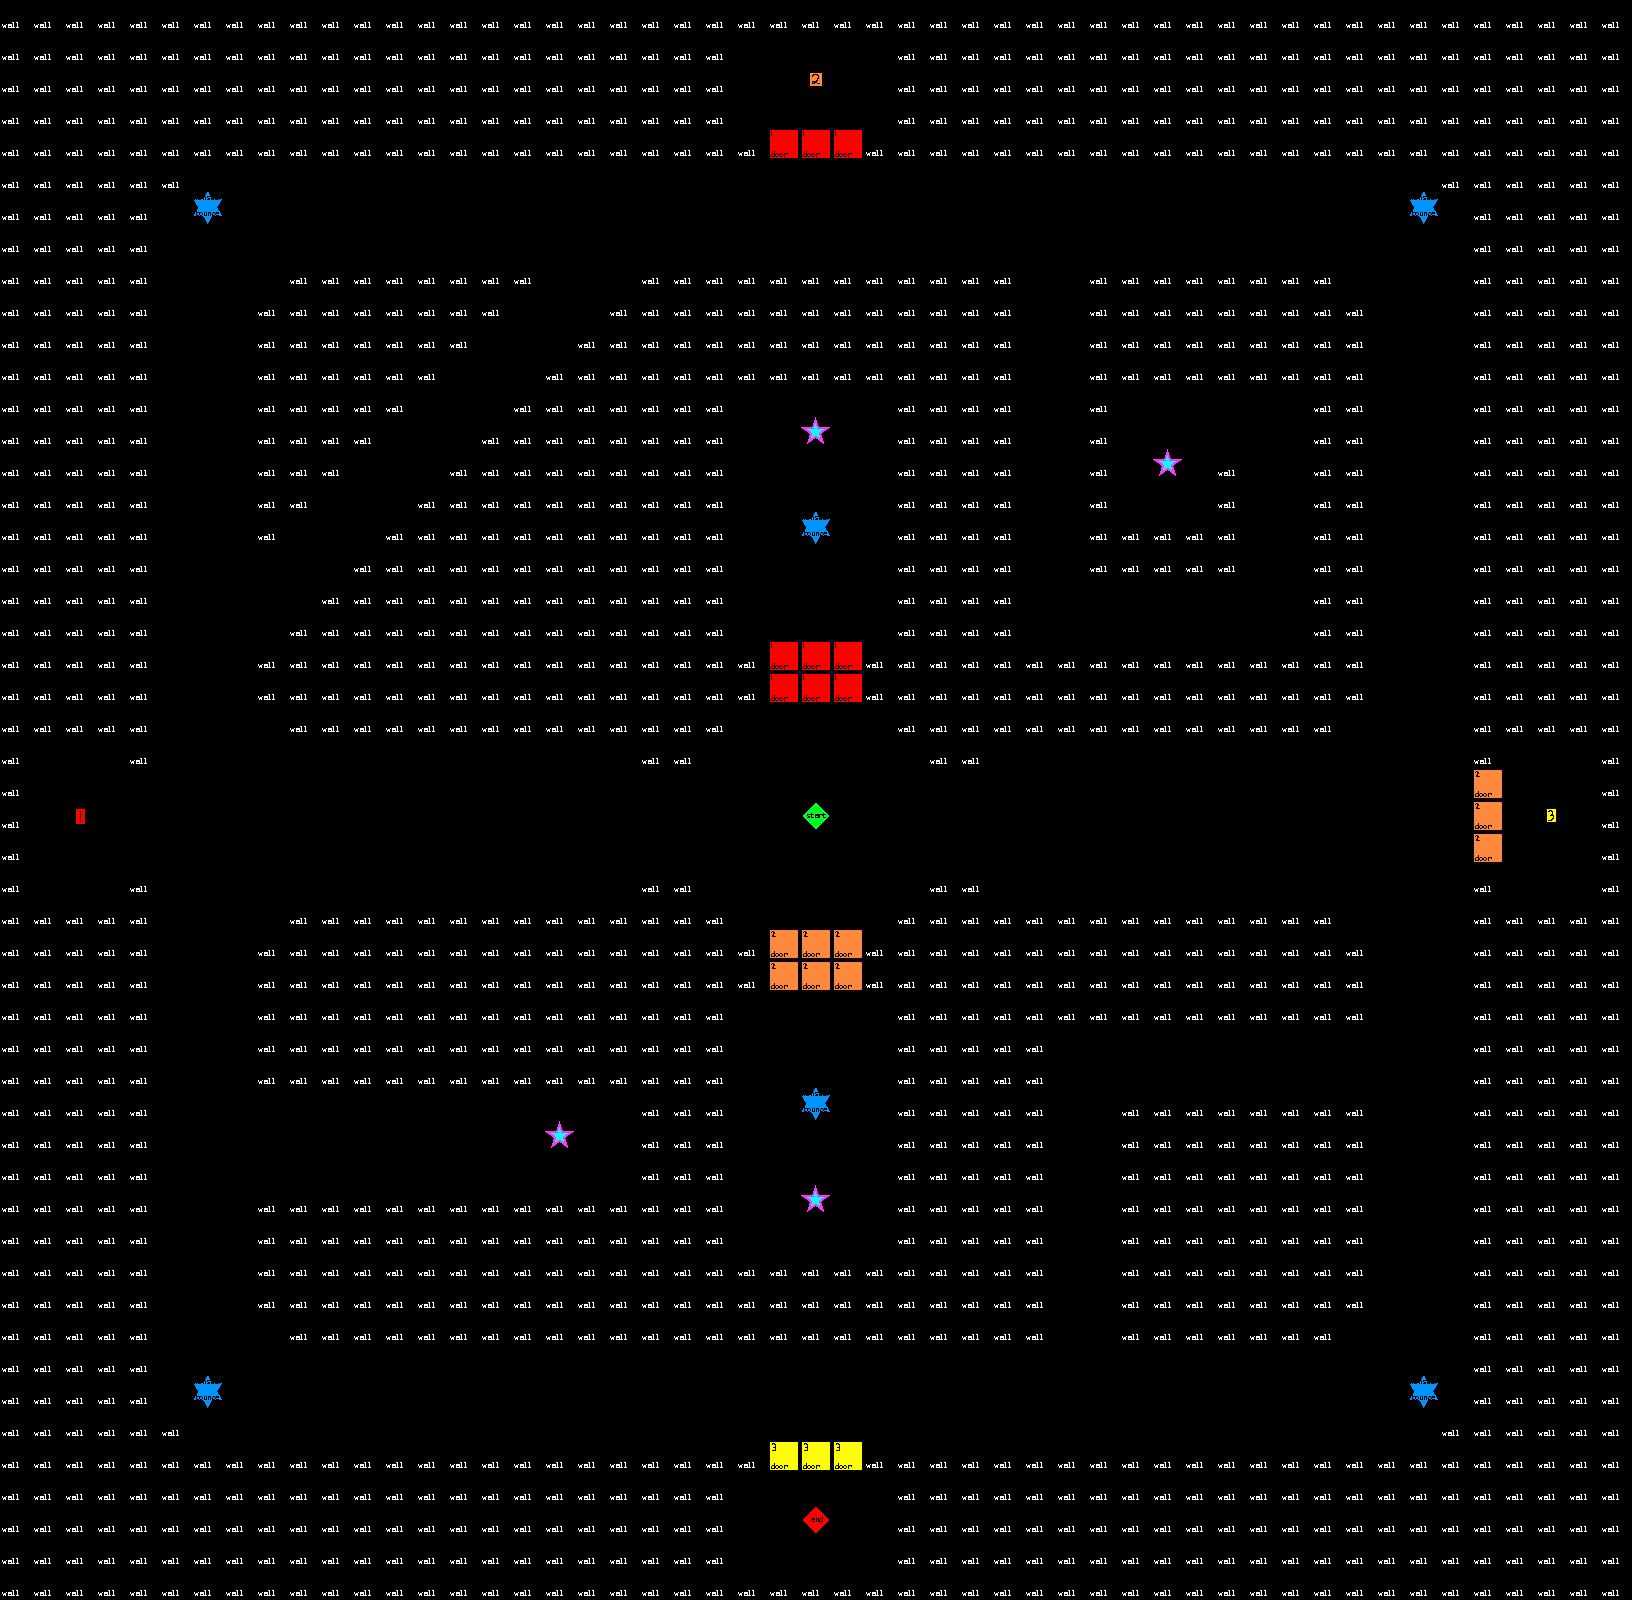

This game map was drawn from its Tiled (.tmx) file and the tilesets committed beside it. A one-line description and the full map source follow:
An orthogonal 51x50 tile map with 32x32 px tiles, 1 tile layer (Tile Layer 1).

<map version="1.0" tiledversion="1.0.3" orientation="orthogonal" renderorder="right-down" width="51" height="50" tilewidth="32" tileheight="32" nextobjectid="1">
 <tileset firstgid="1" name="SampleMap" tilewidth="32" tileheight="32" tilecount="64" columns="8">
  <image source="SampleMap.png" width="256" height="256" />
 </tileset>
 <layer name="Tile Layer 1" width="51" height="50">
  <data encoding="csv">
1,1,1,1,1,1,1,1,1,1,1,1,1,1,1,1,1,1,1,1,1,1,1,1,1,1,1,1,1,1,1,1,1,1,1,1,1,1,1,1,1,1,1,1,1,1,1,1,1,1,1,
1,1,1,1,1,1,1,1,1,1,1,1,1,1,1,1,1,1,1,1,1,1,1,2,2,2,2,2,1,1,1,1,1,1,1,1,1,1,1,1,1,1,1,1,1,1,1,1,1,1,1,
1,1,1,1,1,1,1,1,1,1,1,1,1,1,1,1,1,1,1,1,1,1,1,2,2,4,2,2,1,1,1,1,1,1,1,1,1,1,1,1,1,1,1,1,1,1,1,1,1,1,1,
1,1,1,1,1,1,1,1,1,1,1,1,1,1,1,1,1,1,1,1,1,1,1,2,2,2,2,2,1,1,1,1,1,1,1,1,1,1,1,1,1,1,1,1,1,1,1,1,1,1,1,
1,1,1,1,1,1,1,1,1,1,1,1,1,1,1,1,1,1,1,1,1,1,1,1,11,11,11,1,1,1,1,1,1,1,1,1,1,1,1,1,1,1,1,1,1,1,1,1,1,1,1,
1,1,1,1,1,1,2,2,2,2,2,2,2,2,2,2,2,2,2,2,2,2,2,2,2,2,2,2,2,2,2,2,2,2,2,2,2,2,2,2,2,2,2,2,2,1,1,1,1,1,1,
1,1,1,1,1,2,18,2,2,2,2,2,2,2,2,2,2,2,2,2,2,2,2,2,2,2,2,2,2,2,2,2,2,2,2,2,2,2,2,2,2,2,2,2,18,2,1,1,1,1,1,
1,1,1,1,1,2,2,2,2,2,2,2,2,2,2,2,2,2,2,2,2,2,2,2,2,2,2,2,2,2,2,2,2,2,2,2,2,2,2,2,2,2,2,2,2,2,1,1,1,1,1,
1,1,1,1,1,2,2,2,2,1,1,1,1,1,1,1,1,2,2,2,1,1,1,1,1,1,1,1,1,1,1,1,2,2,1,1,1,1,1,1,1,1,2,2,2,2,1,1,1,1,1,
1,1,1,1,1,2,2,2,1,1,1,1,1,1,1,1,2,2,2,1,1,1,1,1,1,1,1,1,1,1,1,1,2,2,1,1,1,1,1,1,1,1,1,2,2,2,1,1,1,1,1,
1,1,1,1,1,2,2,2,1,1,1,1,1,1,1,2,2,2,1,1,1,1,1,1,1,1,1,1,1,1,1,1,2,2,1,1,1,1,1,1,1,1,1,2,2,2,1,1,1,1,1,
1,1,1,1,1,2,2,2,1,1,1,1,1,1,2,2,2,1,1,1,1,1,1,1,1,1,1,1,1,1,1,1,2,2,1,1,1,1,1,1,1,1,1,2,2,2,1,1,1,1,1,
1,1,1,1,1,2,2,2,1,1,1,1,1,2,2,2,1,1,1,1,1,1,1,2,2,2,2,2,1,1,1,1,2,2,1,2,2,2,2,2,2,1,1,2,2,2,1,1,1,1,1,
1,1,1,1,1,2,2,2,1,1,1,1,2,2,2,1,1,1,1,1,1,1,1,2,2,17,2,2,1,1,1,1,2,2,1,2,2,2,2,2,2,1,1,2,2,2,1,1,1,1,1,
1,1,1,1,1,2,2,2,1,1,1,2,2,2,1,1,1,1,1,1,1,1,1,2,2,2,2,2,1,1,1,1,2,2,1,2,17,2,1,2,2,1,1,2,2,2,1,1,1,1,1,
1,1,1,1,1,2,2,2,1,1,2,2,2,1,1,1,1,1,1,1,1,1,1,2,2,2,2,2,1,1,1,1,2,2,1,2,2,2,1,2,2,1,1,2,2,2,1,1,1,1,1,
1,1,1,1,1,2,2,2,1,2,2,2,1,1,1,1,1,1,1,1,1,1,1,2,2,18,2,2,1,1,1,1,2,2,1,1,1,1,1,2,2,1,1,2,2,2,1,1,1,1,1,
1,1,1,1,1,2,2,2,2,2,2,1,1,1,1,1,1,1,1,1,1,1,1,2,2,2,2,2,1,1,1,1,2,2,1,1,1,1,1,2,2,1,1,2,2,2,1,1,1,1,1,
1,1,1,1,1,2,2,2,2,2,1,1,1,1,1,1,1,1,1,1,1,1,1,2,2,2,2,2,1,1,1,1,2,2,2,2,2,2,2,2,2,1,1,2,2,2,1,1,1,1,1,
1,1,1,1,1,2,2,2,2,1,1,1,1,1,1,1,1,1,1,1,1,1,1,2,2,2,2,2,1,1,1,1,2,2,2,2,2,2,2,2,2,1,1,2,2,2,1,1,1,1,1,
1,1,1,1,1,2,2,2,1,1,1,1,1,1,1,1,1,1,1,1,1,1,1,1,11,11,11,1,1,1,1,1,1,1,1,1,1,1,1,1,1,1,1,2,2,2,1,1,1,1,1,
1,1,1,1,1,2,2,2,1,1,1,1,1,1,1,1,1,1,1,1,1,1,1,1,11,11,11,1,1,1,1,1,1,1,1,1,1,1,1,1,1,1,1,2,2,2,1,1,1,1,1,
1,1,1,1,1,2,2,2,2,1,1,1,1,1,1,1,1,1,1,1,1,1,1,2,2,2,2,2,1,1,1,1,1,1,1,1,1,1,1,1,1,1,2,2,2,2,1,1,1,1,1,
1,2,2,2,1,2,2,2,2,2,2,2,2,2,2,2,2,2,2,2,1,1,2,2,2,2,2,2,2,1,1,2,2,2,2,2,2,2,2,2,2,2,2,2,2,2,1,2,2,2,1,
1,2,2,2,2,2,2,2,2,2,2,2,2,2,2,2,2,2,2,2,2,2,2,2,2,2,2,2,2,2,2,2,2,2,2,2,2,2,2,2,2,2,2,2,2,2,12,2,2,2,1,
1,2,3,2,2,2,2,2,2,2,2,2,2,2,2,2,2,2,2,2,2,2,2,2,2,9,2,2,2,2,2,2,2,2,2,2,2,2,2,2,2,2,2,2,2,2,12,2,5,2,1,
1,2,2,2,2,2,2,2,2,2,2,2,2,2,2,2,2,2,2,2,2,2,2,2,2,2,2,2,2,2,2,2,2,2,2,2,2,2,2,2,2,2,2,2,2,2,12,2,2,2,1,
1,2,2,2,1,2,2,2,2,2,2,2,2,2,2,2,2,2,2,2,1,1,2,2,2,2,2,2,2,1,1,2,2,2,2,2,2,2,2,2,2,2,2,2,2,2,1,2,2,2,1,
1,1,1,1,1,2,2,2,2,1,1,1,1,1,1,1,1,1,1,1,1,1,1,2,2,2,2,2,1,1,1,1,1,1,1,1,1,1,1,1,1,1,2,2,2,2,1,1,1,1,1,
1,1,1,1,1,2,2,2,1,1,1,1,1,1,1,1,1,1,1,1,1,1,1,1,12,12,12,1,1,1,1,1,1,1,1,1,1,1,1,1,1,1,1,2,2,2,1,1,1,1,1,
1,1,1,1,1,2,2,2,1,1,1,1,1,1,1,1,1,1,1,1,1,1,1,1,12,12,12,1,1,1,1,1,1,1,1,1,1,1,1,1,1,1,1,2,2,2,1,1,1,1,1,
1,1,1,1,1,2,2,2,1,1,1,1,1,1,1,1,1,1,1,1,1,1,1,2,2,2,2,2,1,1,1,1,1,1,1,1,1,1,1,1,1,1,1,2,2,2,1,1,1,1,1,
1,1,1,1,1,2,2,2,1,1,1,1,1,1,1,1,1,1,1,1,1,1,1,2,2,2,2,2,1,1,1,1,1,2,2,2,2,2,2,2,2,2,2,2,2,2,1,1,1,1,1,
1,1,1,1,1,2,2,2,1,1,1,1,1,1,1,1,1,1,1,1,1,1,1,2,2,2,2,2,1,1,1,1,1,2,2,2,2,2,2,2,2,2,2,2,2,2,1,1,1,1,1,
1,1,1,1,1,2,2,2,2,2,2,2,2,2,2,2,2,2,2,2,1,1,1,2,2,18,2,2,1,1,1,1,1,2,2,1,1,1,1,1,1,1,1,2,2,2,1,1,1,1,1,
1,1,1,1,1,2,2,2,2,2,2,2,2,2,2,2,2,17,2,2,1,1,1,2,2,2,2,2,1,1,1,1,1,2,2,1,1,1,1,1,1,1,1,2,2,2,1,1,1,1,1,
1,1,1,1,1,2,2,2,2,2,2,2,2,2,2,2,2,2,2,2,1,1,1,2,2,2,2,2,1,1,1,1,1,2,2,1,1,1,1,1,1,1,1,2,2,2,1,1,1,1,1,
1,1,1,1,1,2,2,2,1,1,1,1,1,1,1,1,1,1,1,1,1,1,1,2,2,17,2,2,1,1,1,1,1,2,2,1,1,1,1,1,1,1,1,2,2,2,1,1,1,1,1,
1,1,1,1,1,2,2,2,1,1,1,1,1,1,1,1,1,1,1,1,1,1,1,2,2,2,2,2,1,1,1,1,1,2,2,1,1,1,1,1,1,1,1,2,2,2,1,1,1,1,1,
1,1,1,1,1,2,2,2,1,1,1,1,1,1,1,1,1,1,1,1,1,1,1,1,1,1,1,1,1,1,1,1,1,2,2,1,1,1,1,1,1,1,1,2,2,2,1,1,1,1,1,
1,1,1,1,1,2,2,2,1,1,1,1,1,1,1,1,1,1,1,1,1,1,1,1,1,1,1,1,1,1,1,1,1,2,2,1,1,1,1,1,1,1,1,2,2,2,1,1,1,1,1,
1,1,1,1,1,2,2,2,2,1,1,1,1,1,1,1,1,1,1,1,1,1,1,1,1,1,1,1,1,1,1,1,1,2,2,1,1,1,1,1,1,1,2,2,2,2,1,1,1,1,1,
1,1,1,1,1,2,2,2,2,2,2,2,2,2,2,2,2,2,2,2,2,2,2,2,2,2,2,2,2,2,2,2,2,2,2,2,2,2,2,2,2,2,2,2,2,2,1,1,1,1,1,
1,1,1,1,1,2,18,2,2,2,2,2,2,2,2,2,2,2,2,2,2,2,2,2,2,2,2,2,2,2,2,2,2,2,2,2,2,2,2,2,2,2,2,2,18,2,1,1,1,1,1,
1,1,1,1,1,1,2,2,2,2,2,2,2,2,2,2,2,2,2,2,2,2,2,2,2,2,2,2,2,2,2,2,2,2,2,2,2,2,2,2,2,2,2,2,2,1,1,1,1,1,1,
1,1,1,1,1,1,1,1,1,1,1,1,1,1,1,1,1,1,1,1,1,1,1,1,13,13,13,1,1,1,1,1,1,1,1,1,1,1,1,1,1,1,1,1,1,1,1,1,1,1,1,
1,1,1,1,1,1,1,1,1,1,1,1,1,1,1,1,1,1,1,1,1,1,1,2,2,2,2,2,1,1,1,1,1,1,1,1,1,1,1,1,1,1,1,1,1,1,1,1,1,1,1,
1,1,1,1,1,1,1,1,1,1,1,1,1,1,1,1,1,1,1,1,1,1,1,2,2,10,2,2,1,1,1,1,1,1,1,1,1,1,1,1,1,1,1,1,1,1,1,1,1,1,1,
1,1,1,1,1,1,1,1,1,1,1,1,1,1,1,1,1,1,1,1,1,1,1,2,2,2,2,2,1,1,1,1,1,1,1,1,1,1,1,1,1,1,1,1,1,1,1,1,1,1,1,
1,1,1,1,1,1,1,1,1,1,1,1,1,1,1,1,1,1,1,1,1,1,1,1,1,1,1,1,1,1,1,1,1,1,1,1,1,1,1,1,1,1,1,1,1,1,1,1,1,1,1
</data>
 </layer>
</map>
